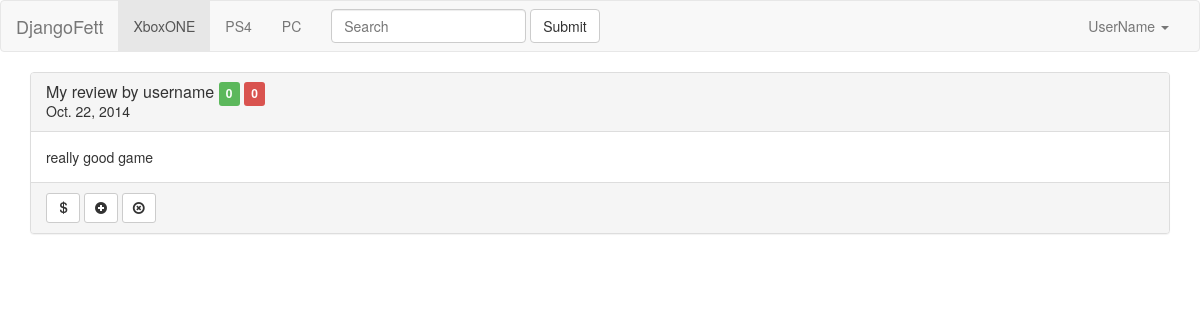
Screenshot of /djangofett/review/1/ with the database file from the repository.
### portal/models.py (models this page shows, shortened)
class Review(models.Model):
    title = models.CharField(max_length=100)
    body = models.CharField(max_length=5000)    # is this long enough? yes
    author_id = models.ForeignKey(User)
    game_id = models.ForeignKey(Game)
    pub_date = DateTimeField()
    karma = models.IntegerField(default=0)
    reported_count = models.IntegerField(default=0)

### portal/views.py (the view)
# urls.py: url(r'^review/(?P<review_id>\d+)/$', views.review, name='review'),
def review(request, review_id):
    context = {'review': Review.objects.get(id=review_id)}
    return render(request, 'portal/review.html', context)

### portal/models.py (called while the page is built)
    def __str__(self):
        return self.username

### portal/templates/portal/review.html (shortened to what this page needs)
{% extends "portal/base.html" %}
{% block content %}
  <div class="panel panel-default">
    <div class="panel-heading">
      <h3 class="panel-title">{{ review.title }} by {{ review.author_id }}
        <span class="label label-success" title="karma points"> {{ review.karma }}</span>
        <span class="label label-danger" title="reports"> {{ review.reported_count }} </span>
     </h3>
      {{ review.pub_date|date }}
    </div>
    <div class="panel-body">
      {{ review.body }}
    </div>
    <div class="panel-footer">
      <div class="btn-group-sm">
        <button type="button" class="btn btn-default" title="give karma">
          <span class="glyphicon glyphicon-usd"</span>
        </button>
        <button type="button" class="btn btn-default" title="add comment">
          <span class="glyphicon glyphicon-plus-sign"></span>
        </button>
        <button type="button" class="btn btn-default" title="report">
          <span class="glyphicon glyphicon-remove-circle"></span>
        </button>
      </div>
    </div>
  </div>
{% endblock %}

### rows the page displays
Review: title "My review", author_id "username", karma "0", reported_count "0", pub_date "Oct. 22, 2014", body "really good game"
